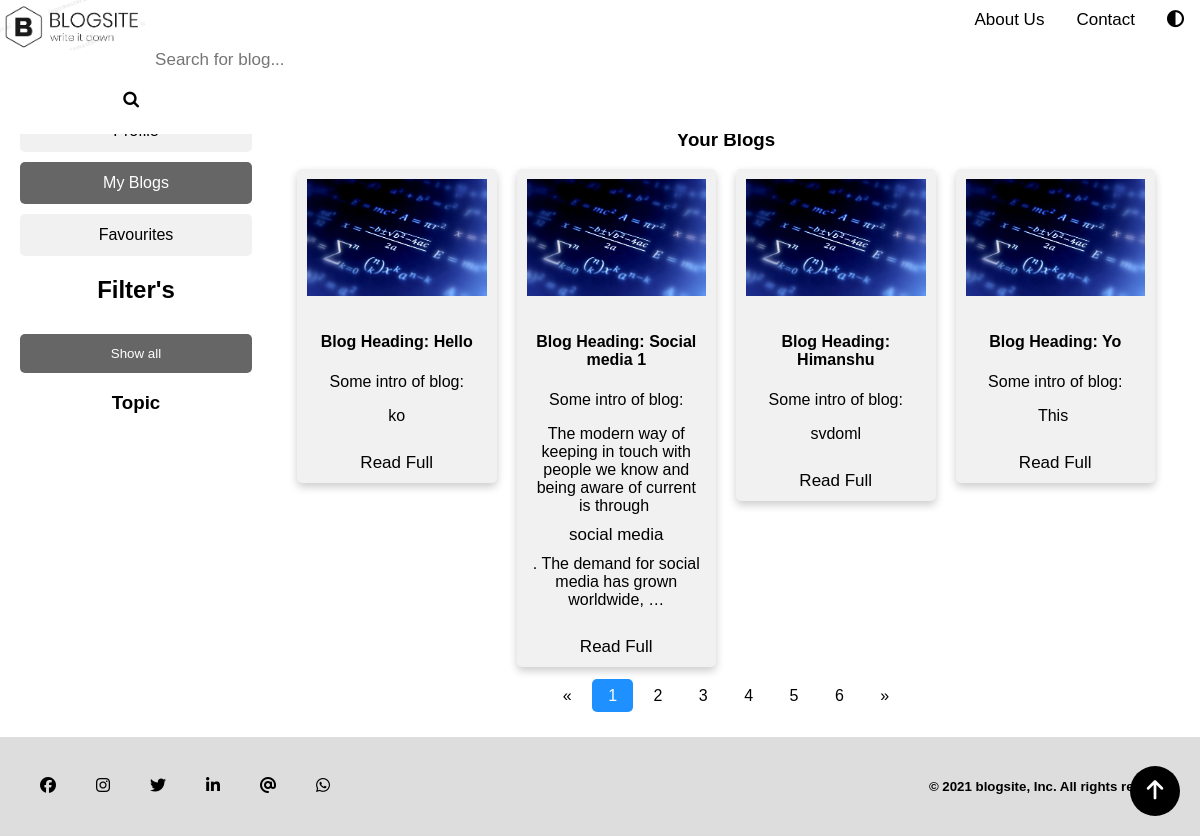
The app's page /myblogs/ (signed in), older data.
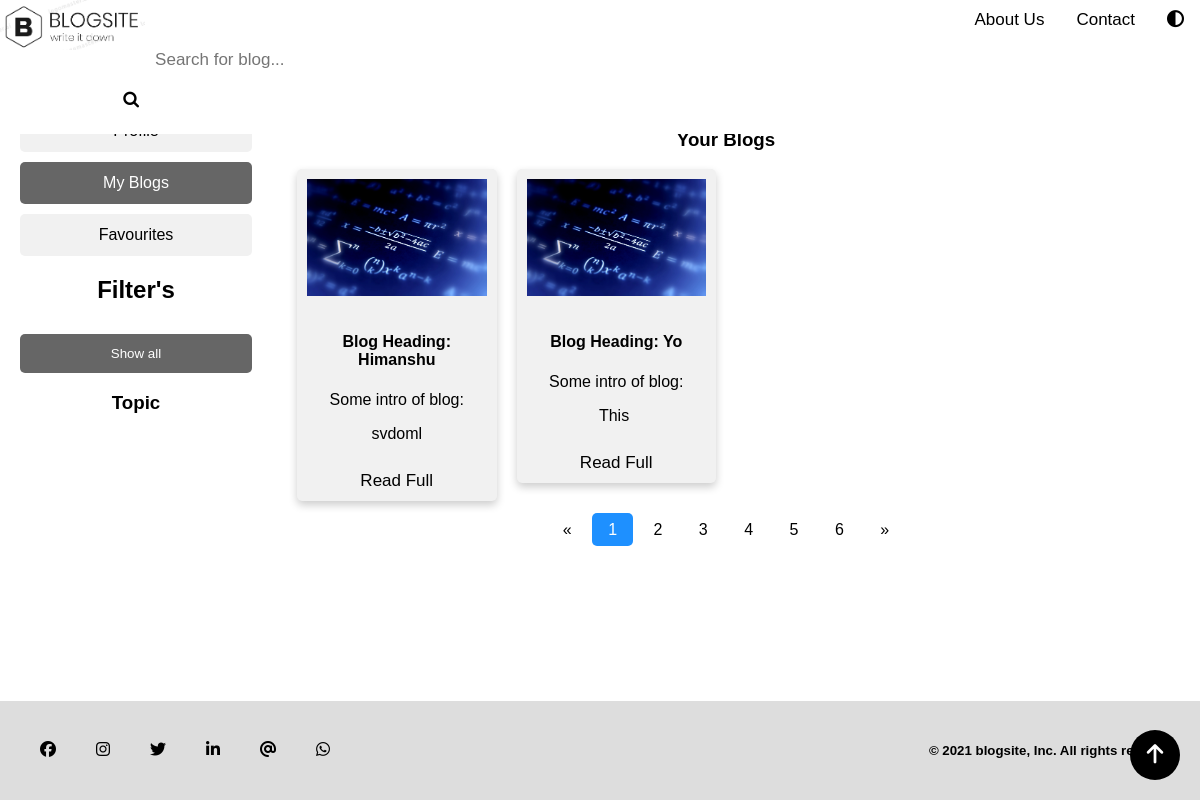
The same page, newer data.
### homepage/models.py (models this page shows, shortened)
class BlogPost(models.Model):
    opt = [
        ("Technology", "Technology"),
        ('Mathematics', "Mathematics"),
        ("Social Media", "Social Media")
    ]
    author = models.ForeignKey(User, default=None, on_delete=models.CASCADE)
    title = models.CharField(max_length=100)
    editor = RichTextField()
    topic = models.CharField(choices=opt, max_length=25, null=True)
    time = models.DateField(auto_now_add=True)
    slug = models.CharField(max_length=130, null=True, blank=True)
    liked = models.ManyToManyField(User, related_name='liked')
    def __str__(self):
        return self.title + '|' + str(self.author)

### homepage/views.py (the view)
# urls.py: path('myblogs/', views.ViewBlogs, name="Views"),
def ViewBlogs(request):
    if request.user.is_authenticated:
        print("Yess")
        user = request.user.username
        print(user)
        num_post = BlogPost.objects.filter(author=request.user.id).count()
        print(num_post)
        blogs = BlogPost.objects.filter(author=request.user.id)
        print("output", blogs)
    print(blogs)
    return render(request, "user_blog.html", {'blog': blogs, 'user':user })

### templates/user_blog.html (shortened to what this page needs)
{% load static %}
<!DOCTYPE html>
<html lang="en">
  <head>
    <link rel="stylesheet" type="text/css" href="{% static 'styles/user-blog_style.css' %}">
    <link rel="stylesheet" href="https://cdnjs.cloudflare.com/ajax/libs/font-awesome/4.7.0/css/font-awesome.min.css">
  </head>
  <body onload="loadingfunction()">
    <div class="navbar" id="myTopnav">
      <a href="/" class="logo"><img src="{% static 'images/logo1.png' %}" style="width: 100%"></a>
      <button onclick="myFunction()"><i class="fas fa-adjust"></i></button>
      <a href="/contact">Contact</a>
      <a href="/about"">About Us</a>
      <form class="example" action="#">
        <input type="text" placeholder="Search for blog..." name="search bar">
        <button type="submit"><i class="fa fa-search"></i></button>
      </form>
    </div>
    <div class="row">
      <div class="filterleftside">
        <div>
          <a class="btn" href="/user/profile"> Profile</a>
          <a class="btn active1" href="user_blog.html"> My Blogs</a>
          <a class="btn" href="/user/favourites"> Favourites</a>
        </div>
        <h2 style="text-align: center;">Filter's</h2>
          <div id="myBtnContainer">
            <button class="btn active" onclick="filterSelection('all')"> Show all</button>
            <h3 style="text-align: center;">Topic</h3>
          </div>
      </div>
      <div class="rightcolumn">
        <div class="card">
          <div class="row2">
            <h3 style="text-align: center;">Your Blogs</h3>
            {% for bl in blog %}
            <div class="column2 filterDiv english tech">
              <div class="card2">
                <img src="{% static 'images/2.jpg' %}" alt="Avatar" style="width:100%">
                <div class="container">
                  <h4><b>Blog Heading: {{bl.title }}</b></h4>
                  <p>Some intro of blog: {{ bl.editor | safe | truncatewords:"30" | linebreaks }}</p>
                </div>
                <a class='readmore' href="{% url 'posts:detail' slug=bl.slug %}">Read Full</a>
              </div>
            </div>
            {% endfor %}
          </div>
          <div class="pagination">
            <a href="#">&laquo;</a>
            <a class="active" href="#1">1</a>
            <a href="#2">2</a>
            <a href="#3">3</a>
            <a href="#4">4</a>
            <a href="#5">5</a>
            <a href="#6">6</a>
            <a href="#">&raquo;</a>
          </div>
        </div>
      </div>
    </div>
    <div class="footer" >
      <a href="#"><i class="fab fa-facebook"></i></a>
      <a href="#"><i class="fab fa-instagram"></i></a>
      <a href="#"><i class="fab fa-twitter"></i></a>
      <a href="#"><i class="fab fa-linkedin-in"></i></a>
      <a href="#"><i class="fas fa-at"></i></a>
      <a href="#"><i class="fab fa-whatsapp"></i></a>
      <h5>&copy; <script>document.write(new Date().getFullYear())</script> blogsite, Inc. All rights reserved.</h5>
    </div>
    <a class="gotopbtn" href="#"> <i class="fas fa-arrow-up"></i> </a>
  </body>
</html>

Row changes from the older to the newer data that the page shows:
removed BlogPost: title "Hello", editor "ko"
removed BlogPost: title "Social media 1", editor "The modern way of keeping in touch with people we know and being aware of current is through social media . The demand for social media has grown worldwide, …"
